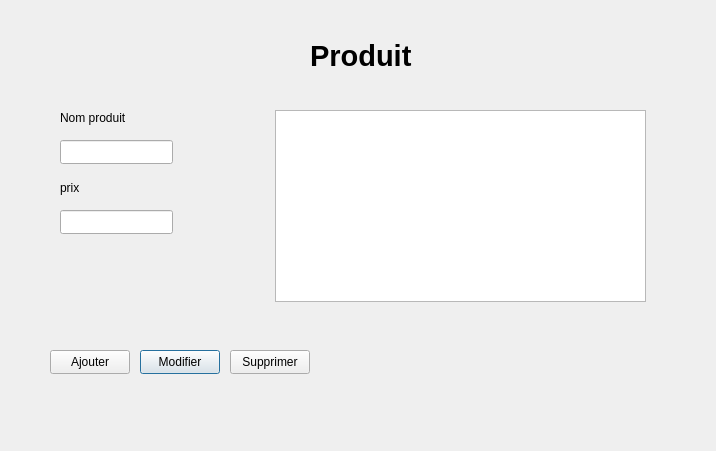
<?xml version="1.0" encoding="UTF-8"?>
<ui version="4.0">
 <class>Produit</class>
 <widget class="QDialog" name="Produit">
  <property name="geometry">
   <rect>
    <x>0</x>
    <y>0</y>
    <width>716</width>
    <height>451</height>
   </rect>
  </property>
  <property name="windowTitle">
   <string>Dialog</string>
  </property>
  <widget class="QPushButton" name="pushButton_3">
   <property name="geometry">
    <rect>
     <x>140</x>
     <y>350</y>
     <width>80</width>
     <height>24</height>
    </rect>
   </property>
   <property name="text">
    <string>Modifier</string>
   </property>
  </widget>
  <widget class="QPushButton" name="pushButton">
   <property name="geometry">
    <rect>
     <x>50</x>
     <y>350</y>
     <width>80</width>
     <height>24</height>
    </rect>
   </property>
   <property name="text">
    <string>Ajouter</string>
   </property>
  </widget>
  <widget class="QLabel" name="label_2">
   <property name="geometry">
    <rect>
     <x>60</x>
     <y>180</y>
     <width>49</width>
     <height>16</height>
    </rect>
   </property>
   <property name="text">
    <string>prix</string>
   </property>
  </widget>
  <widget class="QLabel" name="label_3">
   <property name="geometry">
    <rect>
     <x>310</x>
     <y>40</y>
     <width>161</width>
     <height>31</height>
    </rect>
   </property>
   <property name="font">
    <font>
     <pointsize>22</pointsize>
     <bold>true</bold>
    </font>
   </property>
   <property name="text">
    <string>Produit</string>
   </property>
  </widget>
  <widget class="QPushButton" name="pushButton_4">
   <property name="geometry">
    <rect>
     <x>230</x>
     <y>350</y>
     <width>80</width>
     <height>24</height>
    </rect>
   </property>
   <property name="text">
    <string>Supprimer</string>
   </property>
  </widget>
  <widget class="QLineEdit" name="prix">
   <property name="geometry">
    <rect>
     <x>60</x>
     <y>210</y>
     <width>113</width>
     <height>24</height>
    </rect>
   </property>
  </widget>
  <widget class="QLabel" name="label">
   <property name="geometry">
    <rect>
     <x>60</x>
     <y>110</y>
     <width>111</width>
     <height>16</height>
    </rect>
   </property>
   <property name="text">
    <string>Nom produit</string>
   </property>
  </widget>
  <widget class="QLineEdit" name="nomprd">
   <property name="geometry">
    <rect>
     <x>60</x>
     <y>140</y>
     <width>113</width>
     <height>24</height>
    </rect>
   </property>
  </widget>
  <widget class="QTableView" name="tableView">
   <property name="geometry">
    <rect>
     <x>275</x>
     <y>110</y>
     <width>371</width>
     <height>192</height>
    </rect>
   </property>
  </widget>
 </widget>
 <resources/>
 <connections/>
</ui>
